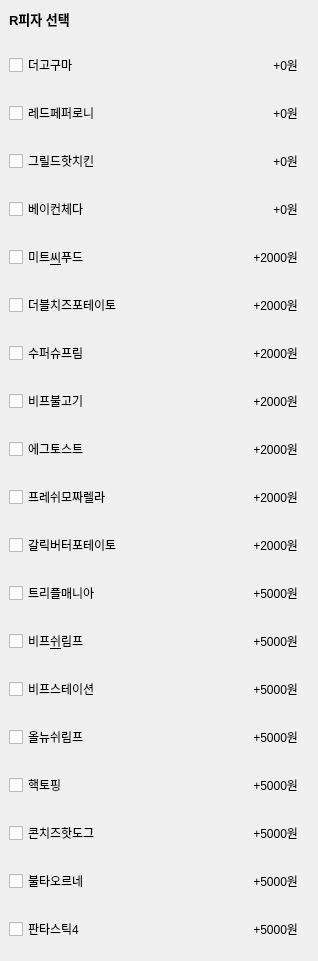
            <widget class="QWidget" name="widget_whole" native="true">
             <property name="minimumSize">
              <size>
               <width>318</width>
               <height>0</height>
              </size>
             </property>
             <property name="maximumSize">
              <size>
               <width>318</width>
               <height>16777215</height>
              </size>
             </property>
             <layout class="QVBoxLayout" name="verticalLayout_9">
              <property name="leftMargin">
               <number>0</number>
              </property>
              <property name="topMargin">
               <number>0</number>
              </property>
              <item>
               <widget class="QWidget" name="widget_title" native="true">
                <layout class="QVBoxLayout" name="verticalLayout_10">
                 <item>
                  <widget class="QLabel" name="label_20">
                   <property name="font">
                    <font>
                     <pointsize>10</pointsize>
                     <weight>75</weight>
                     <bold>true</bold>
                    </font>
                   </property>
                   <property name="text">
                    <string>R피자 선택</string>
                   </property>
                  </widget>
                 </item>
                </layout>
               </widget>
              </item>
              <item>
               <widget class="QWidget" name="widget_1" native="true">
                <layout class="QHBoxLayout" name="horizontalLayout_3">
                 <item>
                  <widget class="QCheckBox" name="checkBox_1">
                   <property name="text">
                    <string>더고구마</string>
                   </property>
                  </widget>
                 </item>
                 <item>
                  <widget class="QLabel" name="theGogumaPrice">
                   <property name="text">
                    <string>+0원</string>
                   </property>
                   <property name="alignment">
                    <set>Qt::AlignRight|Qt::AlignTrailing|Qt::AlignVCenter</set>
                   </property>
                  </widget>
                 </item>
                </layout>
               </widget>
              </item>
              <item>
               <widget class="QWidget" name="widget_3" native="true">
                <layout class="QHBoxLayout" name="horizontalLayout_2">
                 <item>
                  <widget class="QCheckBox" name="checkBox_2">
                   <property name="text">
                    <string>레드페퍼로니</string>
                   </property>
                  </widget>
                 </item>
                 <item>
                  <widget class="QLabel" name="redPeperoni">
                   <property name="text">
                    <string>+0원</string>
                   </property>
                   <property name="alignment">
                    <set>Qt::AlignRight|Qt::AlignTrailing|Qt::AlignVCenter</set>
                   </property>
                  </widget>
                 </item>
                </layout>
               </widget>
              </item>
              <item>
               <widget class="QWidget" name="widget_4" native="true">
                <layout class="QHBoxLayout" name="horizontalLayout_4">
                 <item>
                  <widget class="QCheckBox" name="checkBox_3">
                   <property name="text">
                    <string>그릴드핫치킨</string>
                   </property>
                  </widget>
                 </item>
                 <item>
                  <widget class="QLabel" name="Grildhotchicken">
                   <property name="text">
                    <string>+0원</string>
                   </property>
                   <property name="alignment">
                    <set>Qt::AlignRight|Qt::AlignTrailing|Qt::AlignVCenter</set>
                   </property>
                  </widget>
                 </item>
                </layout>
               </widget>
              </item>
              <item>
               <widget class="QWidget" name="widget_5" native="true">
                <layout class="QHBoxLayout" name="horizontalLayout_5">
                 <item>
                  <widget class="QCheckBox" name="checkBox_4">
                   <property name="text">
                    <string>베이컨체다</string>
                   </property>
                  </widget>
                 </item>
                 <item>
                  <widget class="QLabel" name="bakoncheda">
                   <property name="text">
                    <string>+0원</string>
                   </property>
                   <property name="alignment">
                    <set>Qt::AlignRight|Qt::AlignTrailing|Qt::AlignVCenter</set>
                   </property>
                  </widget>
                 </item>
                </layout>
               </widget>
              </item>
              <item>
               <widget class="QWidget" name="widget_6" native="true">
                <layout class="QHBoxLayout" name="horizontalLayout_6">
                 <item>
                  <widget class="QCheckBox" name="checkBox_5">
                   <property name="text">
                    <string>미트&amp;씨푸드</string>
                   </property>
                  </widget>
                 </item>
                 <item>
                  <widget class="QLabel" name="meatandSeedfood">
                   <property name="text">
                    <string>+2000원</string>
                   </property>
                   <property name="alignment">
                    <set>Qt::AlignRight|Qt::AlignTrailing|Qt::AlignVCenter</set>
                   </property>
                  </widget>
                 </item>
                </layout>
               </widget>
              </item>
              <item>
               <widget class="QWidget" name="widget_7" native="true">
                <layout class="QHBoxLayout" name="horizontalLayout_7">
                 <item>
                  <widget class="QCheckBox" name="checkBox_6">
                   <property name="text">
                    <string>더블치즈포테이토</string>
                   </property>
                  </widget>
                 </item>
                 <item>
                  <widget class="QLabel" name="doubleCheesePotato">
                   <property name="text">
                    <string>+2000원</string>
                   </property>
                   <property name="alignment">
                    <set>Qt::AlignRight|Qt::AlignTrailing|Qt::AlignVCenter</set>
                   </property>
                  </widget>
                 </item>
                </layout>
               </widget>
              </item>
              <item>
               <widget class="QWidget" name="widget_8" native="true">
                <layout class="QHBoxLayout" name="horizontalLayout_8">
                 <item>
                  <widget class="QCheckBox" name="checkBox_7">
                   <property name="text">
                    <string>수퍼슈프림</string>
                   </property>
                  </widget>
                 </item>
                 <item>
                  <widget class="QLabel" name="superShuprim">
                   <property name="text">
                    <string>+2000원</string>
                   </property>
                   <property name="alignment">
                    <set>Qt::AlignRight|Qt::AlignTrailing|Qt::AlignVCenter</set>
                   </property>
                  </widget>
                 </item>
                </layout>
               </widget>
              </item>
              <item>
               <widget class="QWidget" name="widget_9" native="true">
                <layout class="QHBoxLayout" name="horizontalLayout_9">
                 <item>
                  <widget class="QCheckBox" name="checkBox_8">
                   <property name="text">
                    <string>비프불고기</string>
                   </property>
                  </widget>
                 </item>
                 <item>
                  <widget class="QLabel" name="BeefBulgogi">
                   <property name="text">
                    <string>+2000원</string>
                   </property>
                   <property name="alignment">
                    <set>Qt::AlignRight|Qt::AlignTrailing|Qt::AlignVCenter</set>
                   </property>
                  </widget>
                 </item>
                </layout>
               </widget>
              </item>
              <item>
               <widget class="QWidget" name="widget_10" native="true">
                <layout class="QHBoxLayout" name="horizontalLayout_10">
                 <item>
                  <widget class="QCheckBox" name="checkBox_9">
                   <property name="text">
                    <string>에그토스트</string>
                   </property>
                  </widget>
                 </item>
                 <item>
                  <widget class="QLabel" name="eggToast">
                   <property name="text">
                    <string>+2000원</string>
                   </property>
                   <property name="alignment">
                    <set>Qt::AlignRight|Qt::AlignTrailing|Qt::AlignVCenter</set>
                   </property>
                  </widget>
                 </item>
                </layout>
               </widget>
              </item>
              <item>
               <widget class="QWidget" name="widget_11" native="true">
                <layout class="QHBoxLayout" name="horizontalLayout_11">
                 <item>
                  <widget class="QCheckBox" name="checkBox_10">
                   <property name="text">
                    <string>프레쉬모짜렐라</string>
                   </property>
                  </widget>
                 </item>
                 <item>
                  <widget class="QLabel" name="freshMojarella">
                   <property name="text">
                    <string>+2000원</string>
                   </property>
                   <property name="alignment">
                    <set>Qt::AlignRight|Qt::AlignTrailing|Qt::AlignVCenter</set>
                   </property>
                  </widget>
                 </item>
                </layout>
               </widget>
              </item>
              <item>
               <widget class="QWidget" name="widget_12" native="true">
                <layout class="QHBoxLayout" name="horizontalLayout_12">
                 <item>
                  <widget class="QCheckBox" name="checkBox_11">
                   <property name="text">
                    <string>갈릭버터포테이토</string>
                   </property>
                  </widget>
                 </item>
                 <item>
                  <widget class="QLabel" name="garlicButterPotato">
                   <property name="text">
                    <string>+2000원</string>
                   </property>
                   <property name="alignment">
                    <set>Qt::AlignRight|Qt::AlignTrailing|Qt::AlignVCenter</set>
                   </property>
                  </widget>
                 </item>
                </layout>
               </widget>
              </item>
              <item>
               <widget class="QWidget" name="widget_13" native="true">
                <layout class="QHBoxLayout" name="horizontalLayout_13">
                 <item>
                  <widget class="QCheckBox" name="checkBox_12">
                   <property name="text">
                    <string>트리플매니아</string>
                   </property>
                  </widget>
                 </item>
                 <item>
                  <widget class="QLabel" name="tripleMania">
                   <property name="text">
                    <string>+5000원</string>
                   </property>
                   <property name="alignment">
                    <set>Qt::AlignRight|Qt::AlignTrailing|Qt::AlignVCenter</set>
                   </property>
                  </widget>
                 </item>
                </layout>
               </widget>
              </item>
              <item>
               <widget class="QWidget" name="widget_14" native="true">
                <layout class="QHBoxLayout" name="horizontalLayout_14">
                 <item>
                  <widget class="QCheckBox" name="checkBox_13">
                   <property name="text">
                    <string>비프&amp;쉬림프</string>
                   </property>
                  </widget>
                 </item>
                 <item>
                  <widget class="QLabel" name="beefAndShirimp">
                   <property name="text">
                    <string>+5000원</string>
                   </property>
                   <property name="alignment">
                    <set>Qt::AlignRight|Qt::AlignTrailing|Qt::AlignVCenter</set>
                   </property>
                  </widget>
                 </item>
                </layout>
               </widget>
              </item>
              <item>
               <widget class="QWidget" name="widget_15" native="true">
                <layout class="QHBoxLayout" name="horizontalLayout_15">
                 <item>
                  <widget class="QCheckBox" name="checkBox_14">
                   <property name="text">
                    <string>비프스테이션</string>
                   </property>
                  </widget>
                 </item>
                 <item>
                  <widget class="QLabel" name="beefStation">
                   <property name="text">
                    <string>+5000원</string>
                   </property>
                   <property name="alignment">
                    <set>Qt::AlignRight|Qt::AlignTrailing|Qt::AlignVCenter</set>
                   </property>
                  </widget>
                 </item>
                </layout>
               </widget>
              </item>
              <item>
               <widget class="QWidget" name="widget_16" native="true">
                <layout class="QHBoxLayout" name="horizontalLayout_16">
                 <item>
                  <widget class="QCheckBox" name="checkBox_15">
                   <property name="text">
                    <string>올뉴쉬림프</string>
                   </property>
                  </widget>
                 </item>
                 <item>
                  <widget class="QLabel" name="allNewShirimp">
                   <property name="text">
                    <string>+5000원</string>
                   </property>
                   <property name="alignment">
                    <set>Qt::AlignRight|Qt::AlignTrailing|Qt::AlignVCenter</set>
                   </property>
                  </widget>
                 </item>
                </layout>
               </widget>
              </item>
              <item>
               <widget class="QWidget" name="widget_17" native="true">
                <layout class="QHBoxLayout" name="horizontalLayout_17">
                 <item>
                  <widget class="QCheckBox" name="checkBox_16">
                   <property name="text">
                    <string>핵토핑</string>
                   </property>
                  </widget>
                 </item>
                 <item>
                  <widget class="QLabel" name="hackTopping">
                   <property name="text">
                    <string>+5000원</string>
                   </property>
                   <property name="alignment">
                    <set>Qt::AlignRight|Qt::AlignTrailing|Qt::AlignVCenter</set>
                   </property>
                  </widget>
                 </item>
                </layout>
               </widget>
              </item>
              <item>
               <widget class="QWidget" name="widget_18" native="true">
                <layout class="QHBoxLayout" name="horizontalLayout_18">
                 <item>
                  <widget class="QCheckBox" name="checkBox_17">
                   <property name="text">
                    <string>콘치즈핫도그</string>
                   </property>
                  </widget>
                 </item>
                 <item>
                  <widget class="QLabel" name="cornCheesHotdog">
                   <property name="text">
                    <string>+5000원</string>
                   </property>
                   <property name="alignment">
                    <set>Qt::AlignRight|Qt::AlignTrailing|Qt::AlignVCenter</set>
                   </property>
                  </widget>
                 </item>
                </layout>
               </widget>
              </item>
              <item>
               <widget class="QWidget" name="widget_19" native="true">
                <layout class="QHBoxLayout" name="horizontalLayout_19">
                 <item>
                  <widget class="QCheckBox" name="checkBox_18">
                   <property name="text">
                    <string>불타오르네</string>
                   </property>
                  </widget>
                 </item>
                 <item>
                  <widget class="QLabel" name="booltaorene">
                   <property name="text">
                    <string>+5000원</string>
                   </property>
                   <property name="alignment">
                    <set>Qt::AlignRight|Qt::AlignTrailing|Qt::AlignVCenter</set>
                   </property>
                  </widget>
                 </item>
                </layout>
               </widget>
              </item>
              <item>
               <widget class="QWidget" name="widget_20" native="true">
                <layout class="QHBoxLayout" name="horizontalLayout_20">
                 <item>
                  <widget class="QCheckBox" name="checkBox_19">
                   <property name="text">
                    <string>판타스틱4</string>
                   </property>
                  </widget>
                 </item>
                 <item>
                  <widget class="QLabel" name="fantastic4">
                   <property name="text">
                    <string>+5000원</string>
                   </property>
                   <property name="alignment">
                    <set>Qt::AlignRight|Qt::AlignTrailing|Qt::AlignVCenter</set>
                   </property>
                  </widget>
                 </item>
                </layout>
               </widget>
              </item>
             </layout>
            </widget>
